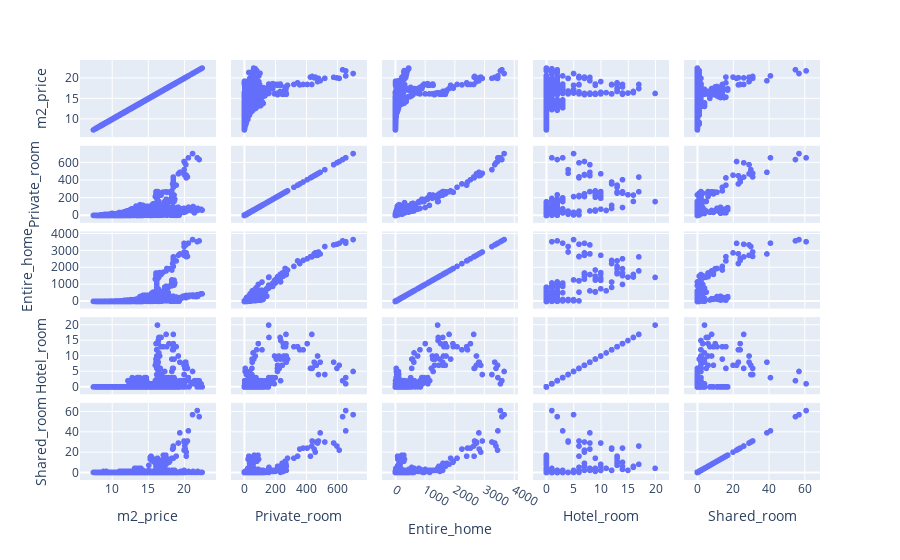

Notebook source saved alongside this figure:
### Code cell
# "Private_room", "Entire_home", "Hotel_room", "Shared_room"
df_scatter5 = df[["m2_price", "Private_room", "Entire_home", "Hotel_room", "Shared_room"]]
fig = px.scatter_matrix(df_scatter5)
fig.show()

### Figure 1 — Plotly figure (JSON) as saved in the notebook; plotly's stock layout.template omitted (floating-point values rounded to 4 significant figures; data arrays with more than 128 entries replaced by an {"elided": "..."} marker saying what was removed)
{"data": [{"dimensions": [{"axis": {"matches": true}, "label": "m2_price", "values": {"elided": "2218 float values"}}, {"axis": {"matches": true}, "label": "Private_room", "values": {"elided": "2218 int values"}}, {"axis": {"matches": true}, "label": "Entire_home", "values": {"elided": "2218 int values"}}, {"axis": {"matches": true}, "label": "Hotel_room", "values": {"elided": "2218 int values"}}, {"axis": {"matches": true}, "label": "Shared_room", "values": {"elided": "2218 int values"}}], "hovertemplate": "%{xaxis.title.text}=%{x}<br>%{yaxis.title.text}=%{y}<extra></extra>", "legendgroup": "", "marker": {"color": "#636efa", "symbol": "circle"}, "name": "", "showlegend": false, "type": "splom"}], "layout": {"dragmode": "select", "legend": {"tracegroupgap": 0}, "margin": {"t": 60}}}
